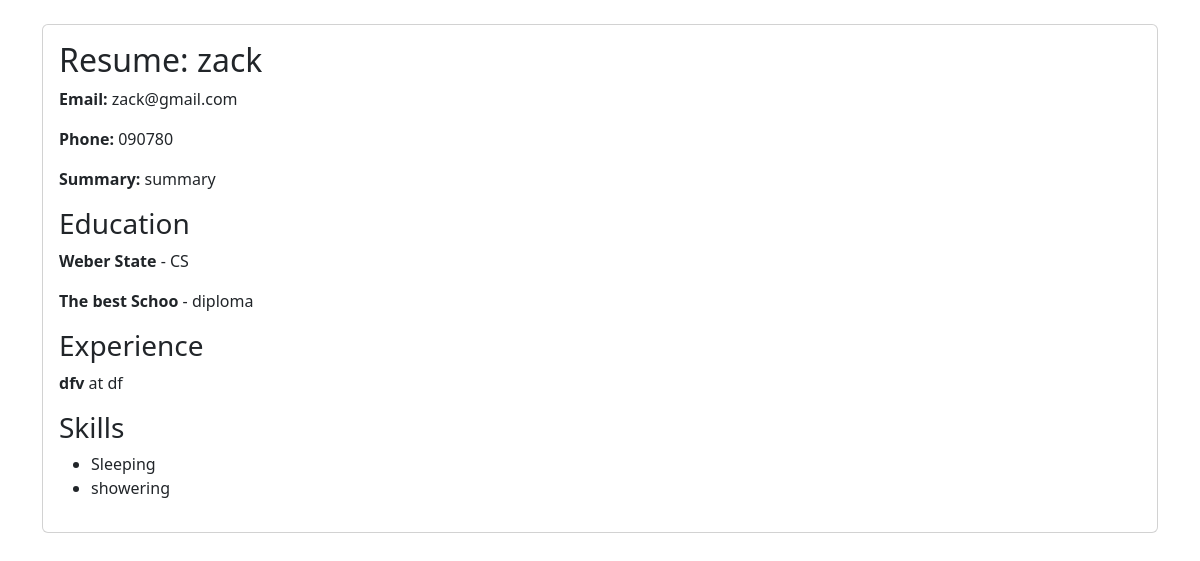
Screenshot of /portfolio/resumes/1/ (signed in) with the database file from the repository.
### myapp/models.py (models this page shows, shortened)
class Resume(models.Model):
    name = models.CharField(max_length=200)
    email = models.EmailField()
    phone = models.CharField(max_length=20)
    summary = models.TextField()
    education = models.ManyToManyField(Education)
    experience = models.ManyToManyField(Experience)
    skills = models.ManyToManyField(Skill)  # Adding ManyToManyField for skills

class Education(models.Model):
    school_name = models.CharField(max_length=200)
    degree = models.CharField(max_length=200)
    start_date = models.DateField()
    end_date = models.DateField()

class Experience(models.Model):
    job_title = models.CharField(max_length=200)
    company_name = models.CharField(max_length=200)
    start_date = models.DateField()
    end_date = models.DateField()
    description = models.TextField()

class Skill(models.Model):
    name = models.CharField(max_length=100)
    proficiency_level = models.CharField(max_length=100)
    category = models.ForeignKey(Category, on_delete=models.CASCADE)

### myapp/views.py (the view)
# urls.py: path('resumes/<int:pk>/', resume_detail, name='resume_detail'),
@login_required
def resume_detail(request, pk):
    resume = get_object_or_404(Resume, pk=pk)
    return render(request, 'myapp/resume_detail.html', {'resume': resume})

### myapp/templates/myapp/resume_detail.html (shortened to what this page needs)
<!doctype html>
<html lang="en">
<head>
    <link href="https://cdn.jsdelivr.net/npm/bootstrap@5.3.2/dist/css/bootstrap.min.css" rel="stylesheet">
</head>
<body>
<div class="container my-4">
    <div class="card">
        <div class="card-body">
            <h2 class="card-title">Resume: {{ resume.name }}</h2>
            <p class="card-text"><strong>Email:</strong> {{ resume.email }}</p>
            <p class="card-text"><strong>Phone:</strong> {{ resume.phone }}</p>
            <p class="card-text"><strong>Summary:</strong> {{ resume.summary }}</p>
            <h3>Education</h3>
            {% for education in resume.education.all %}
            <div>
                <p><strong>{{ education.school_name }}</strong> - {{ education.degree }}</p>
            </div>
            {% endfor %}
            <h3>Experience</h3>
            {% for experience in resume.experience.all %}
            <div>
                <p><strong>{{ experience.job_title }}</strong> at {{ experience.company_name }}</p>
            </div>
            {% endfor %}
            <h3>Skills</h3>
            <ul>
                {% for skill in resume.skills.all %}
                <li>{{ skill.name }}</li>
                {% endfor %}
            </ul>
        </div>
    </div>
</div>
</body>
</html>

### rows the page displays
Resume: name "zack", email "zack@gmail.com", phone "090780", summary "summary"
Education: school_name "Weber State", degree "CS"
Education: school_name "The best Schoo", degree "diploma"
Experience: job_title "dfv", company_name "df"
Skill: name "Sleeping"
Skill: name "showering"
